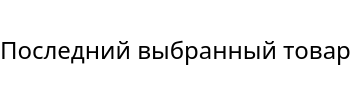
             <widget class="QStackedWidget" name="consumer_info_bottom_stack_widget">
              <property name="styleSheet">
               <string notr="true">background-color: transparent;</string>
              </property>
              <property name="currentIndex">
               <number>1</number>
              </property>
              <widget class="QWidget" name="empty_consumer_bottom_page"/>
              <widget class="QWidget" name="bottom_cart_page">
               <layout class="QVBoxLayout" name="verticalLayout_42">
                <property name="spacing">
                 <number>0</number>
                </property>
                <property name="leftMargin">
                 <number>0</number>
                </property>
                <property name="topMargin">
                 <number>0</number>
                </property>
                <property name="rightMargin">
                 <number>0</number>
                </property>
                <property name="bottomMargin">
                 <number>0</number>
                </property>
                <item>
                 <widget class="QLabel" name="bottom_cart_lbl">
                  <property name="font">
                   <font>
                    <family>Rubik</family>
                    <pointsize>18</pointsize>
                   </font>
                  </property>
                  <property name="text">
                   <string>Последний выбранный товар</string>
                  </property>
                  <property name="alignment">
                   <set>Qt::AlignCenter</set>
                  </property>
                 </widget>
                </item>
               </layout>
              </widget>
             </widget>
